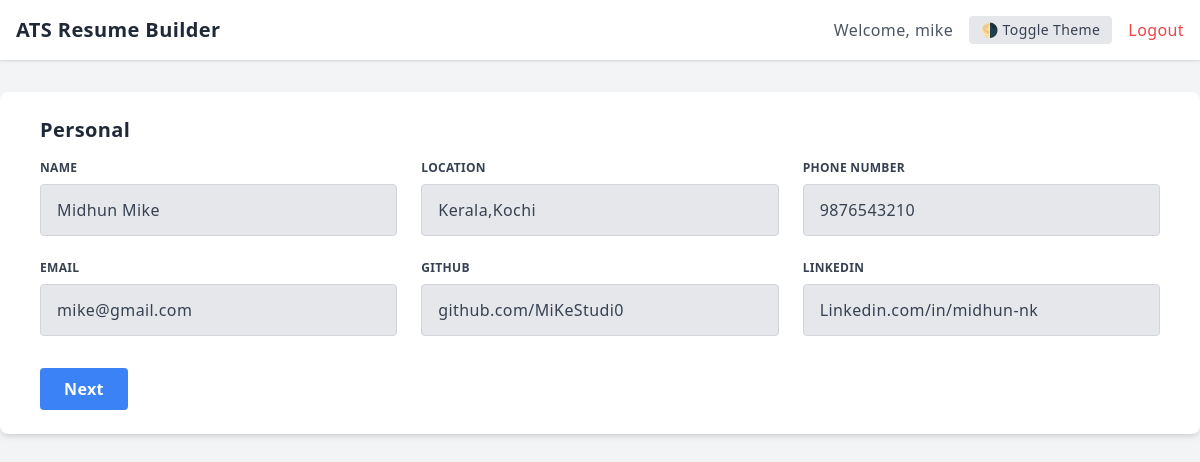
/createnew (signed in), run on the app's committed database.
### accounts/models.py (models this page shows, shortened)
class ProfileModel(models.Model):
    user = models.OneToOneField(User, on_delete=models.CASCADE)
    name = models.CharField(max_length=50, blank=True)
    location = models.CharField(max_length=50, blank=True)
    image = models.ImageField(null=True, upload_to=user_directory)
    email = models.EmailField(blank=True)
    phone_number = models.BigIntegerField(blank=True, null=True)
    github = models.CharField(max_length=50, blank=True)
    linkedin = models.CharField(max_length=50, blank=True)

### resume/views.py (the view, shortened to what this page needs)
# urls.py: path('createnew',create_resume, name='create')
@login_required
def create_resume(request):
    user = request.user
    profile = user.profilemodel  # assuming OneToOneField from User to ProfileModel
    profile_form = ProfileForm(instance=profile)
    education_instance = profile.educations.all()
    education_form = EducationForm(instance=education_instance.first())
    experience_instance = profile.experiences.all()
    experience_form = ExperienceForm(instance=experience_instance.first())
    certificate_instance = profile.certificates.all()
    certificate_form = CertificateForm(instance=certificate_instance.first())
    skill_instance = profile.skills.all()
    skill_form = SkillForm(instance=skill_instance.first())
    project_instance = profile.projects.all()
    project_form = ProjectForm(instance=project_instance.first())
    context = {
        'profile_form': profile_form,
        'education_form': education_form,
        'certificate_form': certificate_form,
        'skill_form': skill_form,
        'project_form': project_form,
        'experience_form': experience_form,
        'experience_instance': experience_instance,
        'education_instance': education_instance,
        'project_instance': project_instance,
        'skill_instance': skill_instance,
        'certificate_instance': certificate_instance,
    }
    return render(request, 'views/createnew.html', context)

### resume/froms.py
class ProfileForm(forms.ModelForm):
    class Meta:
        model = ProfileModel
        fields = ['name', 'image', 'location','email', 'phone_number', 'github', 'linkedin']

class EducationForm(forms.ModelForm):
    class Meta:
        model = EducationModel
        fields = ['first_college', 'first_degree','first_mark', 'first_edu_startdate','first_edu_enddate','second_college',
                  'second_degree',
                  'second_mark',
                  'second_edu_startdate','second_edu_enddate',]

### resume/templates/views/createnew.html (shortened to what this page needs)
{% extends "base/base.html" %}
{% load widget_tweaks %}
{% block 'body' %}
<body class="bg-gray-100 dark:bg-gray-900 dark:text-gray-100 font-sans leading-relaxed tracking-wide min-h-screen">
  <header class="bg-white dark:bg-gray-800 shadow p-4 flex justify-between items-center">
    <h1 class="text-xl font-bold text-gray-800 dark:text-white">ATS Resume Builder</h1>
    <div class="flex items-center space-x-4">
      <span class="text-gray-600 dark:text-gray-300">Welcome, {{ request.user.username }}</span>
      <button onclick="toggleTheme()" class="bg-gray-200 dark:bg-gray-700 text-gray-700 dark:text-gray-200 px-3 py-1 rounded text-sm">🌗 Toggle Theme</button>
      <a href="{% url 'logout' %}" class="text-red-500 hover:underline">Logout</a>
    </div>
  </header>
<div class="w-full max-w-7xl mx-auto mt-8 px-4 bg-white dark:bg-gray-800 shadow-md rounded-lg overflow-hidden">
    <form method="POST" enctype="multipart/form-data" class="p-6">
      <div id="form-steps">
        <section class="step">
          <h2 class="text-xl font-bold mb-4 text-gray-800 dark:text-gray-100">Personal</h2>
          {% include 'components/personal_form.html' %}
        </section>
        <div class="flex justify-between mt-8">
          <button type="button" id="nextBtn" onclick="nextPrev(1)" class="bg-blue-500 hover:bg-blue-700 text-white font-bold py-2 px-6 rounded">Next</button>
        </div>
      </div>
    </form>
  </div>
</body>
{% endblock %}

### resume/templates/components/personal_form.html
{% load widget_tweaks %}
    <div class="-mx-3 md:flex mb-6">
      <div class="md:w-1/3 px-3 mb-6 md:mb-0">
        <label class="block uppercase tracking-wide text-gray-700 text-xs font-bold mb-2">Name</label>
        {{ profile_form.name|add_class:"appearance-none block w-full bg-gray-200 text-gray-700 border border-gray-300 rounded py-3 px-4" }}
      </div>
      <div class="md:w-1/3 px-3">
        <label class="block uppercase tracking-wide text-gray-700 text-xs font-bold mb-2">Location</label>
        {{ profile_form.location|add_class:"appearance-none block w-full bg-gray-200 text-gray-700 border border-gray-300 rounded py-3 px-4" }}
      </div>
      <div class="md:w-1/3 px-3">
        <label class="block uppercase tracking-wide text-gray-700 text-xs font-bold mb-2">Phone Number</label>
        {{ profile_form.phone_number|add_class:"appearance-none block w-full bg-gray-200 text-gray-700 border border-gray-300 rounded py-3 px-4" }}
      </div>
    </div>
    <div class="-mx-3 md:flex mb-6">
      <div class="md:w-1/3 px-3">
        <label class="block uppercase tracking-wide text-gray-700 text-xs font-bold mb-2">Email</label>
        {{ profile_form.email|add_class:"appearance-none block w-full bg-gray-200 text-gray-700 border border-gray-300 rounded py-3 px-4" }}
      </div>
      <div class="md:w-1/3 px-3">
        <label class="block uppercase tracking-wide text-gray-700 text-xs font-bold mb-2">GitHub</label>
        {{ profile_form.github|add_class:"appearance-none block w-full bg-gray-200 text-gray-700 border border-gray-300 rounded py-3 px-4" }}
      </div>
      <div class="md:w-1/3 px-3">
        <label class="block uppercase tracking-wide text-gray-700 text-xs font-bold mb-2">LinkedIn</label>
        {{ profile_form.linkedin|add_class:"appearance-none block w-full bg-gray-200 text-gray-700 border border-gray-300 rounded py-3 px-4" }}
      </div>
    </div>

### data on the page
ProfileModel: name "Midhun Mike", location "Kerala,Kochi", phone_number "9876543210", email "mike@gmail.com", github "github.com/MiKeStudi0", linkedin "Linkedin.com/in/midhun-nk"

### other printed values
{{ request.user.username }} "mike"
